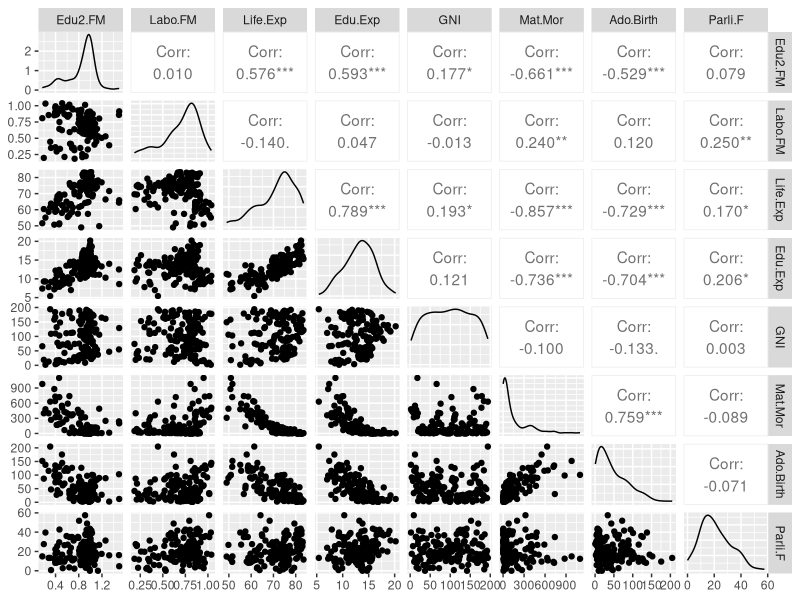
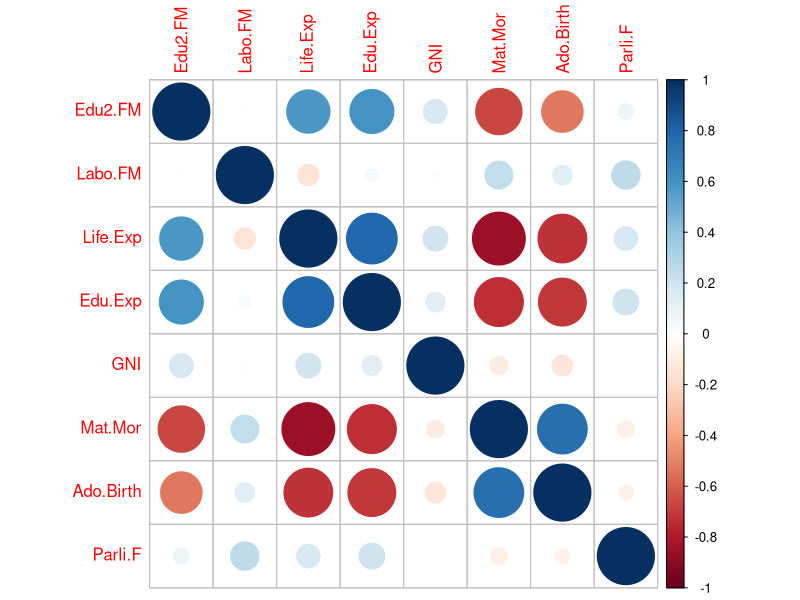

R code for these plots, in order:
## ---- chunk 1
# dplyr, corrplot and GGally are available
library(dplyr)
library(corrplot)
library(GGally)
human <- read.table("create_human.csv", sep = "," , header=TRUE)
human <- select(human, -1)
summary(human)
## ---- chunk 2

# visualize the 'human' variables
ggpairs(human)

# compute the correlation matrix and visualize it with corrplot
cor(human) %>% corrplot

